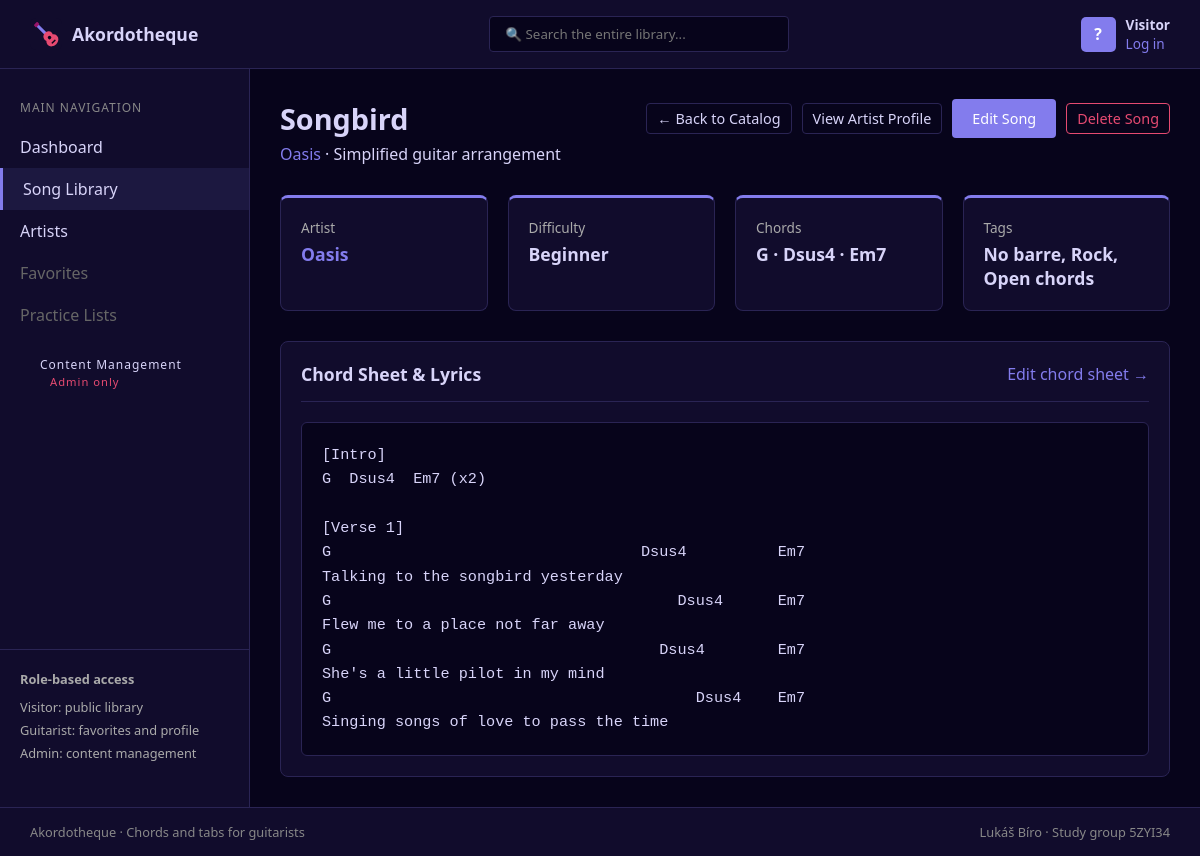
/?c=song&a=show&id=8, run on the app's committed database.
### tables this page shows
CREATE TABLE `songs` (
    `id` INT UNSIGNED NOT NULL AUTO_INCREMENT,
    `artistId` INT UNSIGNED DEFAULT NULL,
    `title` VARCHAR(255) NOT NULL,
    `difficulty` VARCHAR(50) NOT NULL DEFAULT 'Beginner',
    `chords` VARCHAR(255) NOT NULL,
    `tags` VARCHAR(255) DEFAULT NULL,
    `lyrics` TEXT DEFAULT NULL,
    PRIMARY KEY (`id`),
    KEY `idx_songs_artistId` (`artistId`),
    CONSTRAINT `fk_songs_artist`
        FOREIGN KEY (`artistId`) REFERENCES `artists` (`id`)
        ON DELETE SET NULL
        ON UPDATE CASCADE
);

CREATE TABLE `artists` (
    `id` INT UNSIGNED NOT NULL AUTO_INCREMENT,
    `name` VARCHAR(255) NOT NULL,
    `genre` VARCHAR(100) DEFAULT NULL,
    `country` VARCHAR(100) DEFAULT NULL,
    `bio` TEXT DEFAULT NULL,
    `imageUrl` VARCHAR(500) DEFAULT NULL,
    PRIMARY KEY (`id`)
);

### App/Views/Song/show.view.php (the view, shortened to what the rows shown need)
<?php
$artist = $song->getArtist();
?>
<div class="page-header">
    <div class="title-group">
        <h1><?= e($song->getTitle()) ?></h1>
        <p>
            <?php if ($artist !== null) { ?>
                <a href="<?= $link->url('artist.show', ['id' => $artist->getId()]) ?>" class="open-list">
                    <?= e($artist->getName()) ?>
                </a>
            <?php } else { ?>
                Unassigned artist
            <?php } ?>
            · Simplified guitar arrangement
        </p>
    </div>
</div>
<section class="stats" aria-label="Song metadata">
    <div class="stat-card">
        <span class="stat-meta">
            <?php if ($artist !== null) { ?>
                <a href="<?= $link->url('artist.show', ['id' => $artist->getId()]) ?>" class="open-list">
                    <?= e($artist->getName()) ?>
                </a>
            <?php } else { ?>
                Unassigned
            <?php } ?>
        </span>
    </div>
    <div class="stat-card">
        <span class="stat-label">Difficulty</span>
        <span class="stat-meta"><?= e($song->getDifficulty()) ?></span>
    </div>
    <div class="stat-card">
        <span class="stat-label">Chords</span>
        <span class="stat-meta"><?= e($song->getChords()) ?></span>
    </div>
    <div class="stat-card">
        <span class="stat-label">Tags</span>
        <span class="stat-meta"><?= e($song->getTags() ?: 'None') ?></span>
    </div>
</section>
<section class="catalog-list" aria-labelledby="chord-sheet-heading">
    <div class="list-header">
        <h2 id="chord-sheet-heading">Chord Sheet & Lyrics</h2>
        <a href="<?= $link->url('song.edit', ['id' => $song->getId()]) ?>" class="open-list">Edit chord sheet →</a>
    </div>
    <?php if (trim((string)$song->getLyrics()) !== '') { ?>
        <pre class="chord-sheet"><?= e($song->getLyrics()) ?></pre>
    <?php } else { ?>
        <p class="empty-state">No chord sheet has been added for this song yet.</p>
    <?php } ?>
</section>

### data on the page
songs: title "Songbird", difficulty "Beginner", chords "G · Dsus4 · Em7", tags "No barre, Rock, Open chords", lyrics "[Intro] G Dsus4 Em7 (x2) [Verse 1] G Dsus4 Em7 Talking to the songbird yesterday G Dsus4 Em7 Flew me to a place not far away G Dsus4 Em7 She's a little pilot in my mind G Dsus4 Em7 Singing songs of love to pass the time"
artists: name "Oasis"

### other printed values
App\Configuration::APP_NAME "Akordotheque"
